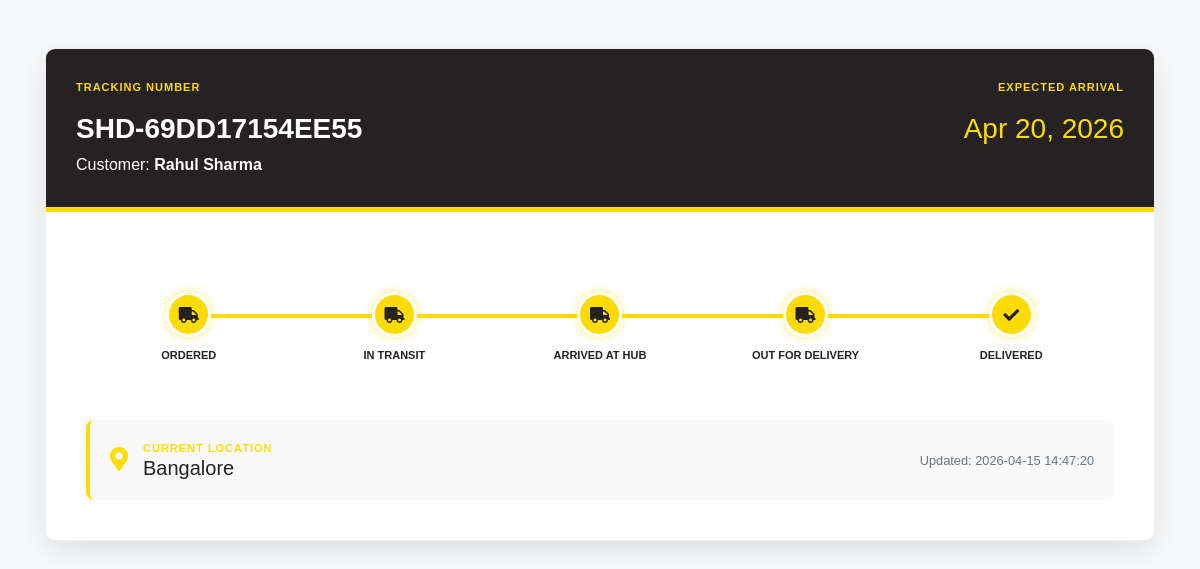
The page /track_result.php?tracking_id=SHD-69DD17154EE55 on the database its author committed.
### tables this page shows
CREATE TABLE `tbl_shipments` (
  `id` int(11) NOT NULL,
  `quote_id` int(11) DEFAULT NULL,
  `tracking_id` varchar(50) DEFAULT NULL,
  `current_status` enum('Ordered','In Transit','Out for Delivery','Delivered') DEFAULT 'Ordered',
  `location` varchar(100) DEFAULT NULL,
  `expected_delivery` date DEFAULT NULL,
  `updated_at` timestamp NOT NULL DEFAULT current_timestamp() ON UPDATE current_timestamp(),
  `payment_status` varchar(50) DEFAULT NULL
);

CREATE TABLE `tbl_quoteform` (
  `Id` int(11) NOT NULL,
  `Origin` varchar(100) DEFAULT NULL,
  `Destination` varchar(100) DEFAULT NULL,
  `Weight` int(11) DEFAULT NULL,
  `Dimension` int(11) DEFAULT NULL,
  `Name` varchar(50) DEFAULT NULL,
  `Email` varchar(50) DEFAULT NULL,
  `Phone` varchar(20) DEFAULT NULL,
  `Message` text DEFAULT NULL,
  `Status` varchar(20) DEFAULT 'pending',
  `Quoted_price` decimal(15,2) DEFAULT NULL,
  `Created_at` timestamp NOT NULL DEFAULT current_timestamp()
);

### track_result.php (the view, shortened to what this page needs)
<?php
$data = null;
$tid = "";
if(isset($_GET['tracking_id'])) {
    $tid = mysqli_real_escape_string($conn, $_GET['tracking_id']);
    $sql = "SELECT s.*, q.Origin, q.Destination, q.Name FROM tbl_shipments s JOIN tbl_QuoteForm q ON s.quote_id = q.Id WHERE s.tracking_id = '$tid'";
    $result = mysqli_query($conn, $sql);
    $data = mysqli_fetch_assoc($result);
}
?>
<!DOCTYPE html>
<html lang="en">
<head>
    <link href="https://stackpath.bootstrapcdn.com/bootstrap/4.4.1/css/bootstrap.min.css" rel="stylesheet">
    <link href="https://cdnjs.cloudflare.com/ajax/libs/font-awesome/5.10.0/css/all.min.css" rel="stylesheet">
    <link href="css/new.css" rel="stylesheet">
</head>
<body class="bg-light">
<div class="container py-5">
    <div class="track-card">
        <div class="track-header">
            <div class="row">
                <div class="col-md-6">
                    <p class="text-label">TRACKING NUMBER</p>
                    <h3 class="font-weight-bold"><?php echo $tid; ?></h3>
                    <p class="mb-0">Customer: <strong><?php echo $data['Name']; ?></strong></p>
                </div>
                <div class="col-md-6 text-md-right">
                    <p class="text-label">EXPECTED ARRIVAL</p>
                    <h3 class="text-gold"><?php echo date('M d, Y', strtotime($data['expected_delivery'])); ?></h3>
                </div>
            </div>
        </div>
        <div class="track-body">
            <div class="timeline-container">
                <?php
                    $status = $data['current_status'];
                    $stages = ["Ordered", "In Transit", "Arrived at Hub", "Out for Delivery", "Delivered"];
                    $current_idx = array_search($status, $stages);
                ?>
                <?php foreach($stages as $key => $stage): ?>
                    <div class="timeline-item <?php echo ($key <= $current_idx) ? 'active' : ''; ?>">
                        <div class="timeline-icon">
                            <i class="fa <?php echo ($stage == 'Delivered') ? 'fa-check' : 'fa-truck'; ?>"></i>
                        </div>
                        <p class="timeline-text"><?php echo $stage; ?></p>
                        <?php if($key < 4): ?><div class="timeline-line"></div><?php endif; ?>
                    </div>
                <?php endforeach; ?>
            </div>
            <div class="location-update">
                <div class="d-flex align-items-center">
                    <div class="loc-pin"><i class="fa fa-map-marker-alt"></i></div>
                    <div>
                        <p class="text-label mb-0">CURRENT LOCATION</p>
                        <h5 class="mb-0"><?php echo $data['location']; ?></h5>
                    </div>
                </div>
                <div class="text-right ml-auto">
                    <small class="text-muted">Updated: <?php echo $data['updated_at']; ?></small>
                </div>
            </div>
        </div>
    </div>
</div>
</body>
</html>

### css/new.css (style rules this page uses)
body { font-family: "Century Gothic", "Apple Gothic", sans-serif; background-color: #f8f9fa; color: #262223; }
.track-card { background: #fff; border-radius: 10px; box-shadow: 0 10px 30px rgba(0,0,0,0.1); overflow: hidden; border: 1px solid #eee; }
.track-header { background: #262223; color: #fff; padding: 30px; border-bottom: 5px solid #fcdc04; }
.text-label { font-size: 11px; letter-spacing: 1px; color: #fcdc04; font-weight: bold; }
.text-gold { color: #fcdc04; }
.track-body { padding: 40px; }
.timeline-container { display: flex; justify-content: space-between; align-items: center; margin: 40px 0; position: relative; }
.timeline-item { flex: 1; text-align: center; position: relative; z-index: 5; }
.timeline-icon { width: 45px; height: 45px; background: #eee; color: #aaa; border-radius: 50%; display: flex; align-items: center; justify-content: center; margin: 0 auto 10px; border: 3px solid #fff; transition: 0.3s; }
.timeline-text { font-size: 11px; font-weight: bold; text-transform: uppercase; color: #aaa; }
.timeline-item.active .timeline-icon { background: #fcdc04; color: #262223; box-shadow: 0 0 10px rgba(252, 220, 4, 0.5); }
.timeline-item.active .timeline-text { color: #262223; }
.timeline-line { position: absolute; top: 22px; left: 50%; width: 100%; height: 4px; background: #eee; z-index: -1; }
.timeline-item.active .timeline-line { background: #fcdc04; }
.location-update { background: #f9f9f9; padding: 20px; border-radius: 8px; display: flex; align-items: center; border-left: 4px solid #fcdc04; }
.loc-pin { color: #fcdc04; font-size: 24px; margin-right: 15px; }
body { background: #f8f9fa; font-family: 'sans-serif;', sans-serif; }
.text-gold { color: #fcdc04 !important; }

### rows shown on the page
tbl_shipments: quote.Name "Rahul Sharma", expected_delivery "Apr 20, 2026", location "Bangalore", updated_at "2026-04-15 14:47:20"

### other values the page prints
$tid "SHD-69DD17154EE55"
$stage "ORDERED"
$stage "IN TRANSIT"
$stage "ARRIVED AT HUB"
$stage "OUT FOR DELIVERY"
$stage "DELIVERED"
